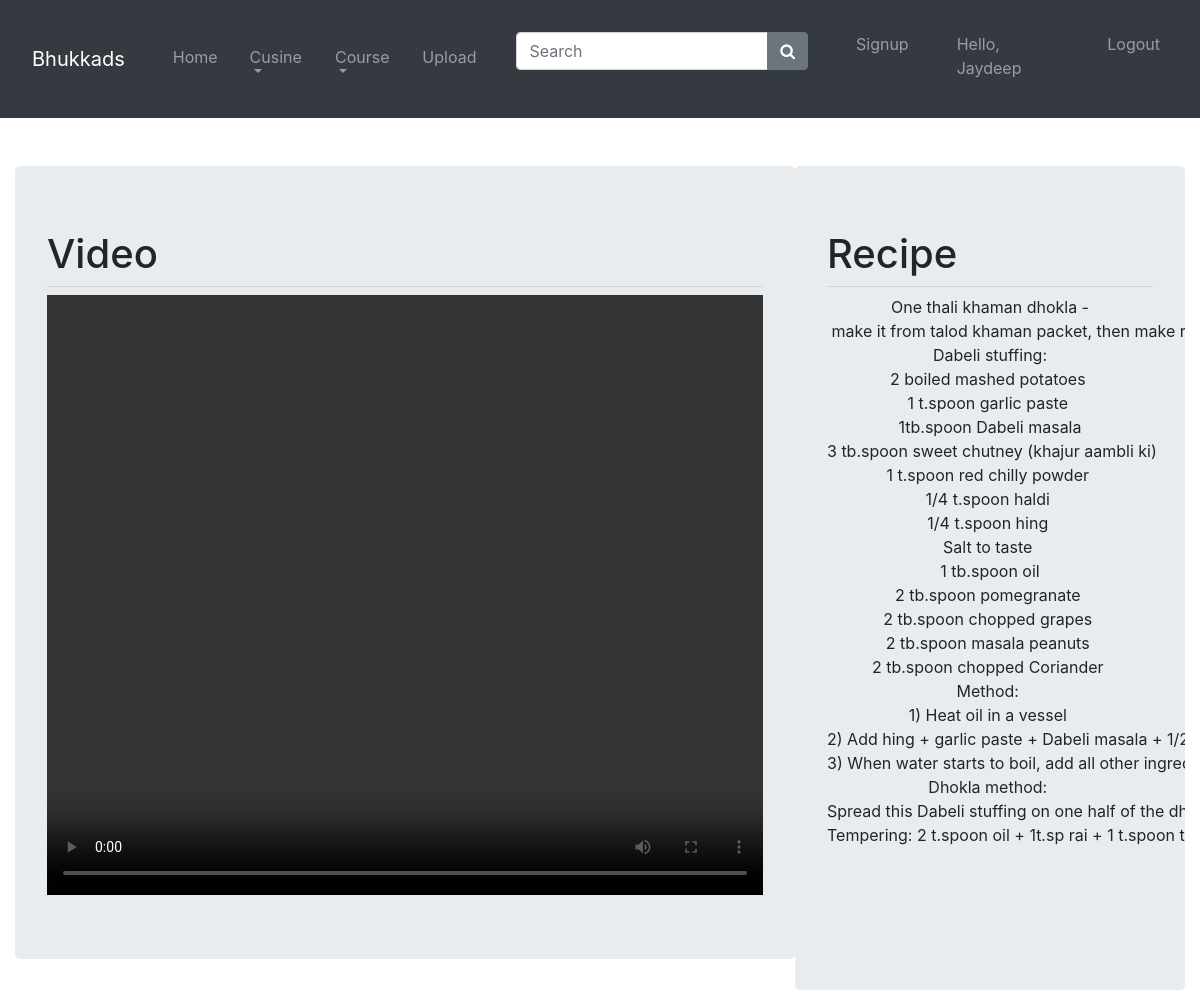
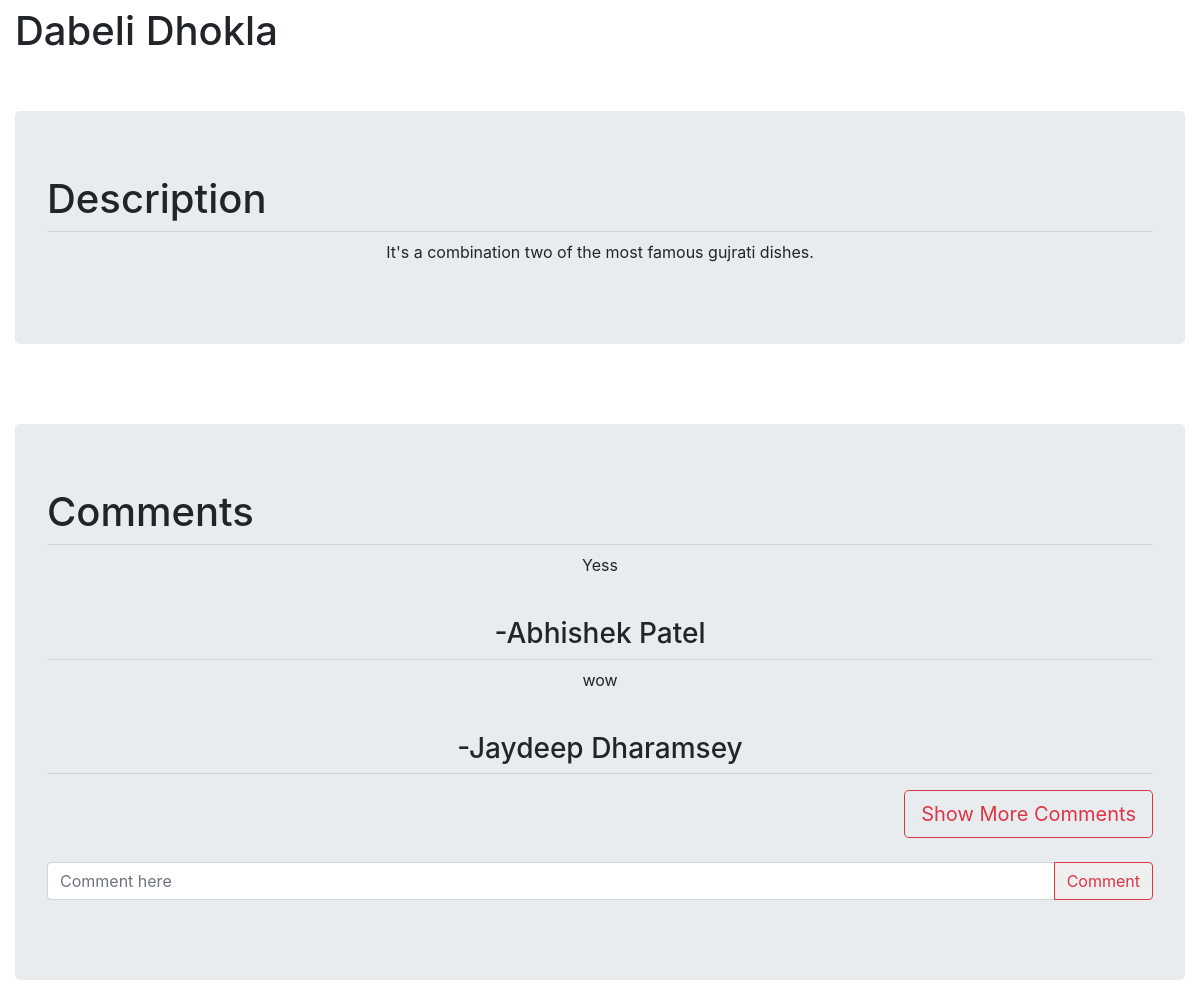
/modules/video.php?p_id=39 (signed in), run on the app's committed database (2 pictures, top to bottom).
### tables this page shows
CREATE TABLE `videos` (
  `id` int(11) NOT NULL,
  `dname` varchar(30) NOT NULL,
  `cusine` varchar(20) NOT NULL,
  `course` varchar(20) NOT NULL,
  `videol` varchar(100) NOT NULL,
  `recepie` varchar(10000) NOT NULL,
  `description` varchar(1000) NOT NULL,
  `image` varchar(500) NOT NULL,
  `name` varchar(500) NOT NULL
);

CREATE TABLE `comments` (
  `c_id` bigint(20) NOT NULL,
  `comment` varchar(500) NOT NULL,
  `author` varchar(500) NOT NULL,
  `p_id` bigint(20) NOT NULL
);

### modules/video.php (the view, shortened to what this page needs)
<?php
        include('navbar.php');
        include('../assets/php/connection.php');
        $pid = $_REQUEST['p_id'];
    ?>
<html>
<head>
  <link rel="stylesheet" href="https://maxcdn.bootstrapcdn.com/bootstrap/4.1.3/css/bootstrap.min.css">
</head>
    <body>
        <div class="container-fluid">
            <br>
            <br>
            <?php
            $qry="select * from videos where id='$pid'";
            $result=mysqli_query($conn,$qry);
            if(!$result){
                echo"<script>alert('query error')</script>";
            }
            else{
                foreach($result as $row){
                    echo"<div class='jumbotron col-8 d-inline-block'>";
                    echo"<h1>Video</h1>";
                    echo"<hr class='my-2'>";
                    echo"<video height=75% width=100% src=".preg_replace('/\s+/', '', $row['videol'])." controls></video>";
                    echo"</div>";
                    echo"<div class='jumbotron col-4 d-inline-block float-right' id='recepie'>";
                    echo"<h1>Recipe</h1>";
                    echo"<hr class='my-2'>";
                    echo"<p class='text-center'>".base64_decode($row['recepie'])."</p>";
                    echo"</div>";
                    echo"<br><br>";
                    echo"<h1>".$row['dname']."</h1>";
                    echo"<br><br>";
                    echo"<div class='jumbotron'>
                            <h1>Description</h1>
                            <hr class='my-2'>
                            <p class='text-center'>".base64_decode($row['description'])."</p>
                        </div>";
                }}
                    echo"<br><br>";
                    echo"<div class='jumbotron'>
                            <h1>Comments</h1>
                            <hr class='my-2'>";
                            $sql='select * from comments limit 2';
                            $result=mysqli_query($conn,$sql);
                            if(mysqli_num_rows($result)>0){
                                while($row=mysqli_fetch_assoc($result)){
                                    echo '<p  class="text-center">';
                                    echo base64_decode($row['comment']);
                                    echo '</p >';
                                    echo"<br>";
                                    echo"<h3 class='text-center'>-";
                                    echo $row['author'];
                                    echo"</h3><hr class='my-2'>";
                                }
                            }
                            else{
                                echo 'There are no comments';
                            }
                    ?>
                        <a class='btn border-danger btn-lg text-danger float-right'  role='button' id="showmore">Show More Comments</a>
                        <br>
                        <br>
                        <br>
                        <form action="../assets/php/store-comments.php" method="post">
                            <div class='input-group'>
                              <input type='text' class='form-control col-12' placeholder='Comment here' name="addcomment">
                                <div class='input-group-append'>
                                    <button class='btn border-danger text-danger' type='submit'>Comment</button>
                                  </div>
                            </div>
                        </form>
        </div>
    </body>
</html>

### modules/video.php (style rules this page uses)
#recepie { height: 103vh; overflow-y:scroll; }

### data on the page
videos: recepie "One thali khaman dhokla - make it from talod khaman packet, then make Dabeli stuffing: 2 boiled mashed potatoes 1 t.spoon garlic paste 1tb.spoon Dabeli masala 3 tb.spoon sweet chutney (khajur aambli ki) 1 t.spoon red chilly powder 1/4 t.spoon haldi 1/4 t.spoon hing Salt to taste 1 tb.spoon oil 2 tb.spoon pomegranate 2 tb.spoon chopped grapes 2 tb.spoon masala peanuts 2 tb.spoon chopped Coriander Method: 1) Heat oil in a vessel 2) Add hing + garlic paste + Dabeli masala + 3) When water starts to boil, add all other Dhokla method: Spread this Dabeli stuffing on one half of the Tempering: 2 t.spoon oil + 1t.sp rai + 1 t.spoon…", dname "Dabeli Dhokla", description "It's a combination two of the most famous gujrati dishes."
comments: comment "Yess", author "Abhishek Patel"
comments: comment "wow", author "Jaydeep Dharamsey"

### other printed values
$_SESSION['fname'] "Jaydeep"
